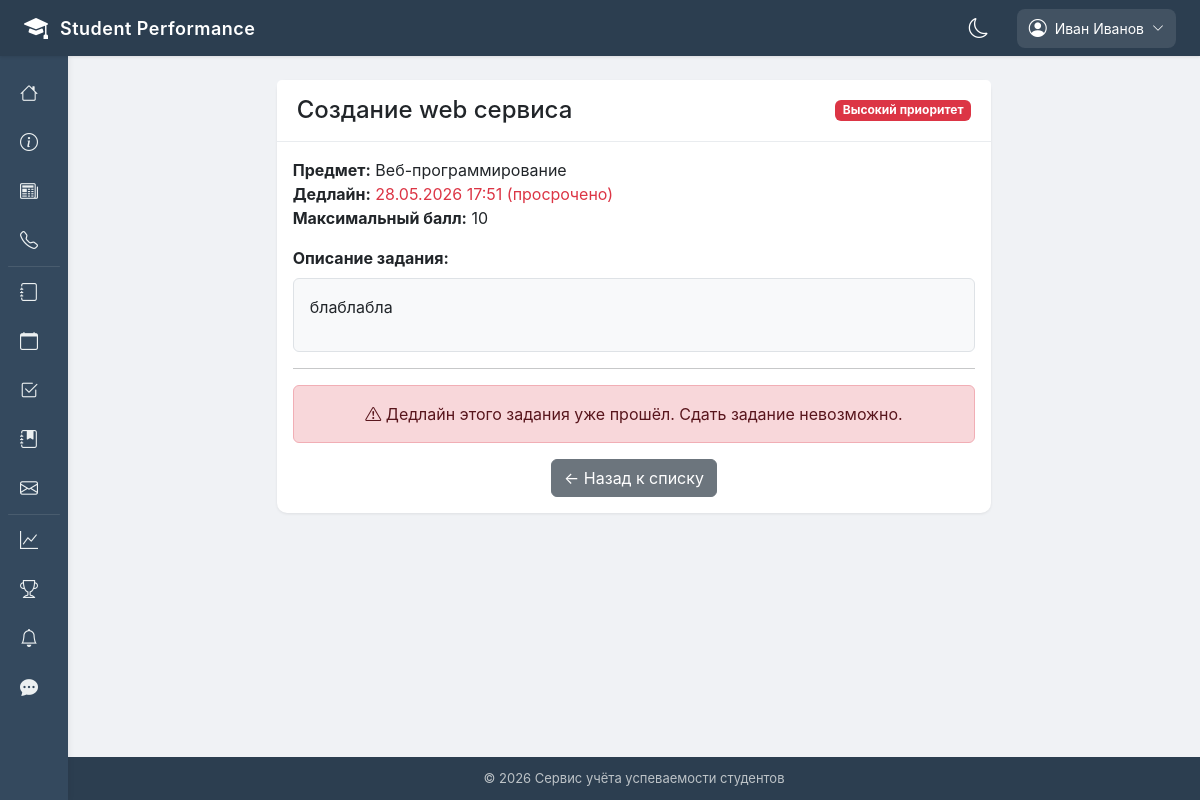
Before: /assignments/2/ (signed in) with the older database file.
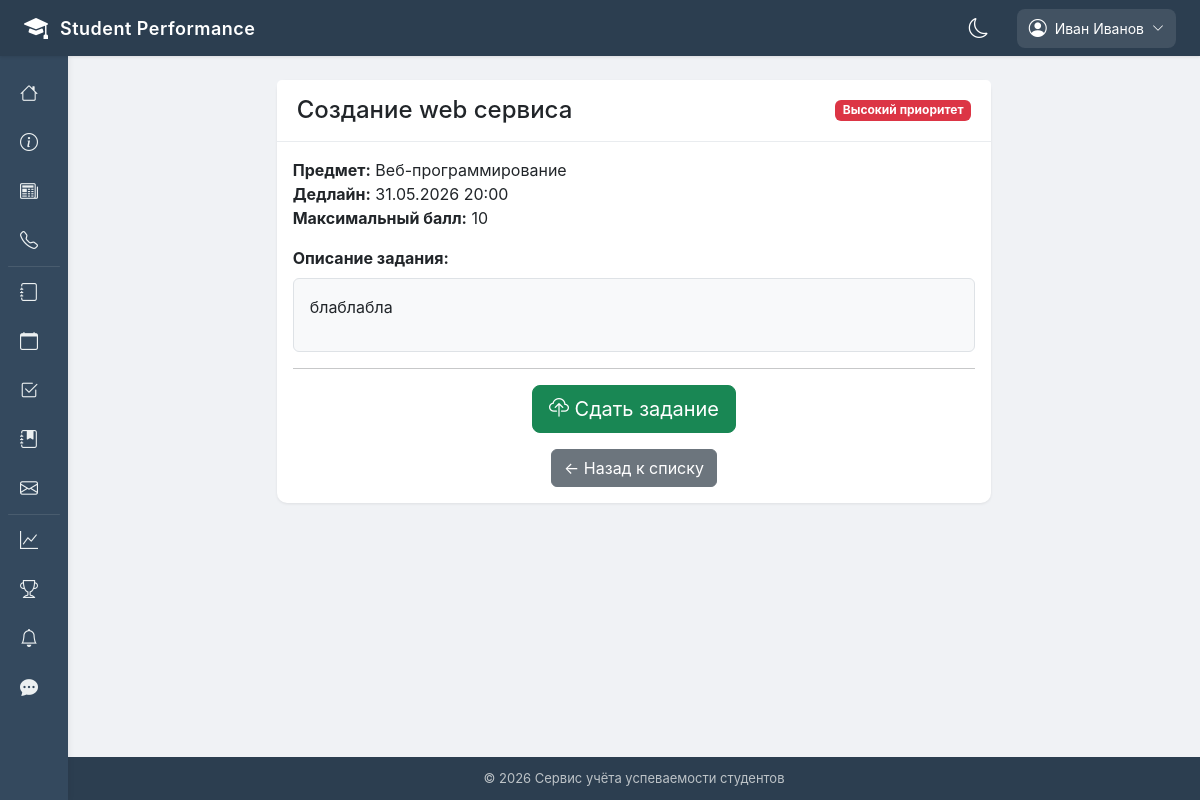
After: the same page with the newer database file.
### apps/accounts/models.py (models this page shows, shortened)
class Assignment(models.Model):
    PRIORITY_CHOICES = [
        ('low', 'Низкий'),
        ('medium', 'Средний'),
        ('high', 'Высокий'),
    ]
    title = models.CharField(max_length=200, verbose_name='Название')
    description = models.TextField(verbose_name='Описание')
    subject = models.ForeignKey('Subject', on_delete=models.CASCADE, related_name='assignments', verbose_name='Предмет')
    created_by = models.ForeignKey('User', on_delete=models.CASCADE, related_name='created_assignments', verbose_name='Создал')
    deadline = models.DateTimeField(verbose_name='Дедлайн')
    max_score = models.IntegerField(default=10, verbose_name='Максимальный балл')
    priority = models.CharField(max_length=10, choices=PRIORITY_CHOICES, default='medium', verbose_name='Приоритет')
    attachment = models.FileField(upload_to='assignments/', blank=True, null=True, verbose_name='Вложение')
    created_at = models.DateTimeField(auto_now_add=True, verbose_name='Дата создания')
    updated_at = models.DateTimeField(auto_now=True, verbose_name='Дата обновления')
    is_active = models.BooleanField(default=True, verbose_name='Активно')
    class Meta:
        verbose_name = 'Домашнее задание'
        verbose_name_plural = 'Домашние задания'
        ordering = ['deadline', '-created_at']
    def is_overdue(self):
        from django.utils import timezone
        return timezone.now() > self.deadline
    def get_priority_color(self):
        colors = {
            'low': 'secondary',
            'medium': 'warning',
            'high': 'danger',
        }
        return colors.get(self.priority, 'secondary')

class Subject(models.Model):
    SEMESTER_CHOICES = [(i, f"{i} семестр") for i in range(1, 9)]
    name = models.CharField(max_length=200, verbose_name='Название')
    code = models.CharField(max_length=20, unique=True, verbose_name='Код дисциплины')
    description = models.TextField(blank=True, null=True, verbose_name='Описание')
    credits = models.IntegerField(default=3, verbose_name='Кредиты')
    semester = models.IntegerField(choices=SEMESTER_CHOICES, verbose_name='Семестр')
    teacher = models.ForeignKey(User, on_delete=models.SET_NULL, null=True, related_name='subjects', limit_choices_to={'role': 'teacher'}, verbose_name='Преподаватель')
    groups = models.ManyToManyField(Group, related_name='subjects', verbose_name='Группы')
    class Meta:
        verbose_name = 'Дисциплина'
        verbose_name_plural = 'Дисциплины'
        ordering = ['semester', 'name']

### apps/assignments/views.py (the view)
# urls.py: path('assignments/<int:assignment_id>/', views.assignment_detail, name='assignment_detail'),
@login_required
def assignment_detail(request, assignment_id):
    assignment = get_object_or_404(Assignment, id=assignment_id, is_active=True)
    if hasattr(request.user, 'student_profile'):
        student = request.user.student_profile
        if assignment.subject not in student.group.subjects.all():
            messages.error(request, 'У вас нет доступа к этому заданию')
            return redirect('assignments_list')
        try:
            submission = AssignmentSubmission.objects.get(assignment=assignment, student=student)
        except AssignmentSubmission.DoesNotExist:
            submission = None
    else:
        submission = None
    context = {
        'assignment': assignment,
        'submission': submission,
        'is_overdue': assignment.is_overdue(),
    }
    return render(request, 'assignments/assignment_detail.html', context)

### apps/chat/context_processors.py (called while the page is built)
def chat_unread_count(request):
    if request.user.is_authenticated:
        rooms = ChatRoom.objects.filter(participants=request.user)
        unread_count = 0
        for room in rooms:
            unread_count += room.messages.filter(is_read=False).exclude(sender=request.user).count()
        return {'chat_unread_count': unread_count}
    return {'chat_unread_count': 0}

### apps/core/context_processors.py (called while the page is built)
def notifications_processor(request):
    unread_count = 0
    if request.user.is_authenticated:
        unread_count = Notification.objects.filter(user=request.user, is_read=False).count()
    return {'unread_count': unread_count}

### templates/assignments/assignment_detail.html (shortened to what this page needs)
{% extends 'base.html' %}
{% load custom_filters %}
{% block content %}
<div class="row">
    <div class="col-lg-8 mx-auto">
        <div class="card">
            <div class="card-header d-flex justify-content-between align-items-center">
                <h4 class="mb-0">{{ assignment.title }}</h4>
                <span class="badge bg-{{ assignment.get_priority_color }}">
                    {{ assignment.get_priority_display }} приоритет
                </span>
            </div>
            <div class="card-body">
                <div class="mb-3">
                    <strong>Предмет:</strong> {{ assignment.subject.name }}<br>
                    <strong>Дедлайн:</strong>
                    {% if is_overdue %}
                        <span class="text-danger">{{ assignment.deadline|date:"d.m.Y H:i" }} (просрочено)</span>
                    {% else %}
                        {{ assignment.deadline|date:"d.m.Y H:i" }}
                    {% endif %}<br>
                    <strong>Максимальный балл:</strong> {{ assignment.max_score }}
                </div>
                <div class="mb-3">
                    <strong>Описание задания:</strong>
                    <div class="border rounded p-3 bg-light mt-2">
                        {{ assignment.description|linebreaks }}
                    </div>
                </div>
                <hr>
                {% if submission %}
                    <div class="alert alert-info">
                        <strong>Ваш статус:</strong>
                        {% if submission.status == 'draft' %}
                            Черновик сохранён, но не сдан
                        {% elif submission.status == 'submitted' %}
                            Задание сдано, ожидает проверки
                        {% elif submission.status == 'graded' %}
                            Задание проверено. Оценка: {{ submission.score }}/{{ assignment.max_score }}
                        {% endif %}
                    </div>
                    {% if submission.feedback %}
                        <div class="alert alert-secondary">
                            <strong>Отзыв преподавателя:</strong><br>
                            {{ submission.feedback|linebreaks }}
                        </div>
                    {% endif %}
                    {% if not is_overdue and submission.status != 'graded' %}
                        <div class="text-center">
                            <a href="{% url 'submit_assignment' assignment.id %}" class="btn btn-primary">
                                <i class="bi bi-pencil"></i>
                                {% if submission.status == 'draft' %}Редактировать и сдать{% else %}Изменить ответ{% endif %}
                            </a>
                        </div>
                    {% endif %}
                {% elif not is_overdue %}
                    <div class="text-center">
                        <a href="{% url 'submit_assignment' assignment.id %}" class="btn btn-success btn-lg">
                            <i class="bi bi-cloud-upload"></i> Сдать задание
                        </a>
                    </div>
                {% else %}
                    <div class="alert alert-danger text-center">
                        <i class="bi bi-exclamation-triangle"></i> Дедлайн этого задания уже прошёл. Сдать задание невозможно.
                    </div>
                {% endif %}
                <div class="text-center mt-3">
                    <a href="{% url 'assignments_list' %}" class="btn btn-secondary">← Назад к списку</a>
                </div>
            </div>
        </div>
    </div>
</div>
{% endblock %}

Changed rows visible on the page:
changed Assignment "Создание web сервиса": deadline "28.05.2026 17:51" → "31.05.2026 20:00"
Other visible differences:
text no longer shown: "(просрочено) Дедлайн этого задания уже прошёл. Сдать задание невозможно."
text now shown: "Сдать задание"
